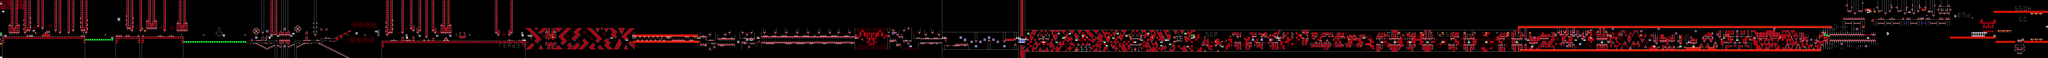

A level layout from a 2D game, rendered from its tile map. Below: a short description, then the map file with tile-grid data replaced by summaries:
An orthogonal 939x27 tile map with 16x16 px tiles, 2 tile layers (SP, ...), 2 tilesets, 2 image layers.

<map version="1.10" tiledversion="1.11.2" orientation="orthogonal" renderorder="right-down" width="939" height="27" tilewidth="16" tileheight="16" infinite="0" nextlayerid="5" nextobjectid="1">
 <editorsettings>
  <chunksize width="16" height="27" />
  <export target="../LEVELS/LEVEL DATA/lvlset_C/slaughterhouse.csv" format="csv" />
 </editorsettings>
 <tileset firstgid="1" name="famidash" tilewidth="16" tileheight="16" tilecount="256" columns="16">
  <image source="../../../GRAPHICS/famidash Red.bmp" width="256" height="256" />
 </tileset>
 <tileset firstgid="257" name="sprites" tilewidth="16" tileheight="16" tilecount="256" columns="16">
  <image source="../../../GRAPHICS/sprites.png" width="256" height="256" />
 </tileset>
 <imagelayer id="3" name="Image Layer 1" parallaxx="0.9" parallaxy="0.9" repeatx="1" repeaty="1">
  <image source="../../../GRAPHICS/Old/parallax Red.bmp" width="144" height="72" />
 </imagelayer>
 <imagelayer id="4" name="Image Layer 2" offsetx="0" offsety="432" repeatx="1">
  <image source="../../../GRAPHICS/ground Red.bmp" width="64" height="128" />
 </imagelayer>
 <layer id="1" width="939" height="27">
  <data>[25353 cells, 25353 non-empty, 139 distinct tile ids]</data>
 </layer>
 <layer id="2" name="SP" width="939" height="27">
  <data>[25353 cells, 267 non-empty, 44 distinct tile ids]</data>
 </layer>
</map>
